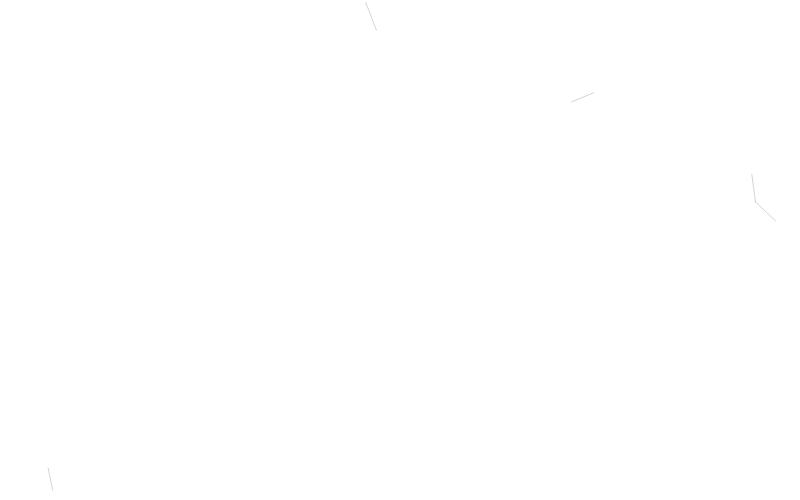
Frame 1 (no input)
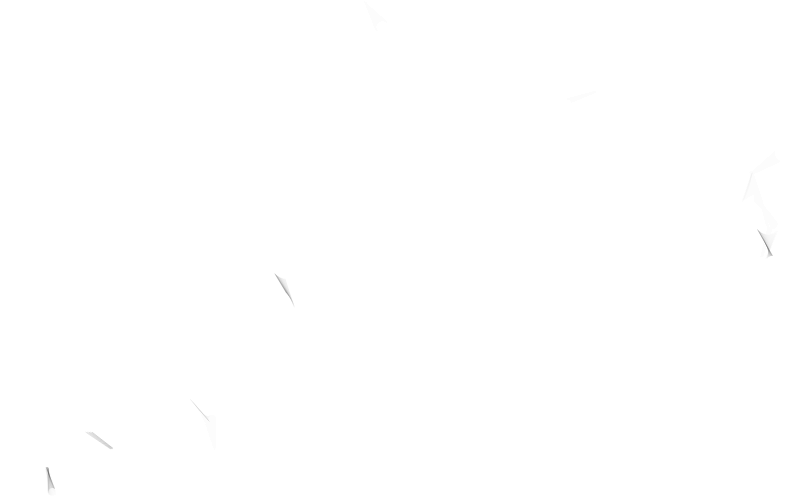
Frame 60 (no input)
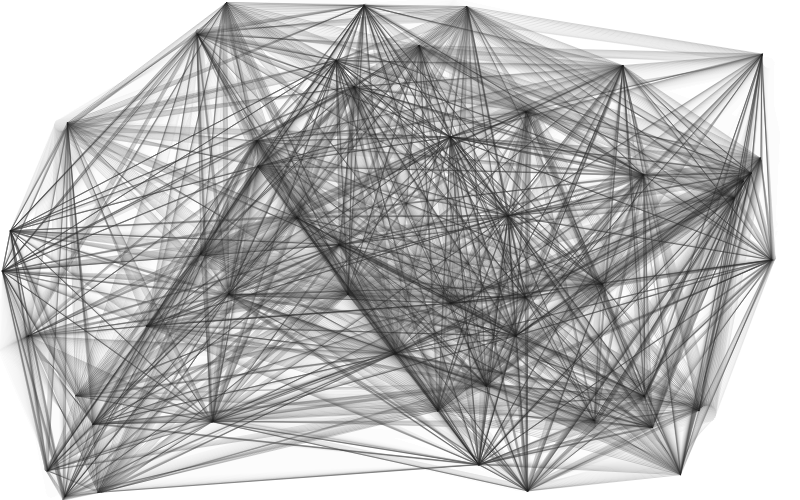
Frame 120 (the mouse pressed at the canvas centre since frame 60)

The p5.js sketch that drew these frames (run headless with seeded random() and noise() and a simulated clock; from frame 60 on, the mouse is pressed at the canvas centre):

// p5.js sketch
// ── sketch.js
let w = [];
let num = 50;

function setup() {
  createCanvas(800, 500);
  for (let i = 0; i < num; i++) {
    w.push(new Wanderer());
  }
  background(255);
}

function draw() {
  stroke(0, 50);
  for (let i = 0; i < w.length; i++) {
    //w[i].paint();
    w[i].wander();
  }

  for (let i = 0; i < w.length; i++) {
    for (let j = w.length - 1; j > i; j--) {
      let d = dist(w[i].x, w[i].y, w[j].x, w[j].y);
      mouseX = constrain(mouseX, 30, width);
      if (d < mouseX) {
        line(w[i].x, w[i].y, w[j].x, w[j].y);
      }
    }
  }
  veil();
}

function veil(){
  fill(255, 30);
  noStroke();
  rect(0, 0, width, height);
}

class Wanderer {
  constructor() {
    this.x = random(width);
    this.y = random(height);
    this.a = random(TWO_PI);
    this.seed = round(random(-9999999, 9999999));
    this.speed = random(2);
  }

  wander() {
    this.x += cos(this.a) * this.speed;
    this.y += sin(this.a) * this.speed;

    noiseSeed(this.seed);
    this.a += noise(millis() / 1900) - 0.5;

    // bounce
    if (this.x < 0 || this.x > width || this.y < 0 || this.y > height) {
      this.a += PI;
    }
  }

  paint() {
    ellipse(this.x, this.y, 4, 4);
  }
}
